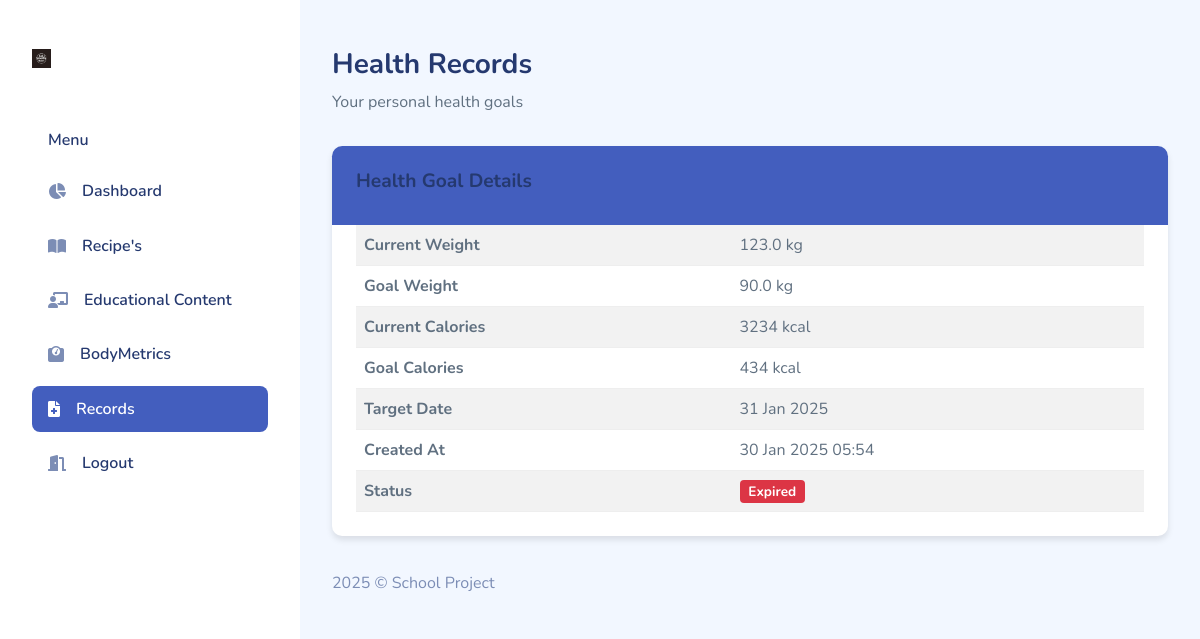
Screenshot of /client_records/ (signed in) with the database file from the repository.
### Landing/models.py (models this page shows)
class HealthGoal(models.Model):
    user = models.OneToOneField(User, on_delete=models.CASCADE)
    current_weight = models.FloatField()
    goal_weight = models.FloatField()
    current_calories = models.IntegerField()
    goal_calories = models.IntegerField()
    target_date = models.DateField()
    created_at = models.DateTimeField(auto_now_add=True)
    def has_active_goal(self):
        return self.target_date >= date.today()

### Landing/views.py (the view)
# urls.py: path('client_records/',client_records,name='client_records'),
@login_required
def client_records(request):
    try:
        health_goal = HealthGoal.objects.get(user=request.user)
    except HealthGoal.DoesNotExist:
        health_goal = None
    context = {
        'health_goal': health_goal,
    }
    return render(request, 'client_records.html', context)

### Landing/templates/client_records.html (shortened to what this page needs)
{% load static %}
<!DOCTYPE html>
<html lang="en">
<head>
    <link rel="stylesheet" href="{% static 'assets/css/bootstrap.css' %}">
    <link rel="stylesheet" href="{% static 'assets/css/bold.css' %}">
    <link rel="stylesheet" href="{% static 'assets/css/perfect-scrollbar.css' %}">
    <link rel="stylesheet" href="{% static 'assets/css/bootstrap-icons.css' %}">
    <link rel="stylesheet" href="{% static 'assets/css/app.css' %}">
    <link href="https://cdnjs.cloudflare.com/ajax/libs/font-awesome/6.0.0/css/all.min.css" rel="stylesheet">
</head>
<body>
    <div id="app">
        <div id="sidebar" class="active">
            <div class="sidebar-wrapper active">
                <div class="sidebar-header">
                    <div class="d-flex justify-content-between">
                        <div class="logo">
                            <a href="index.html"><img src="{% static 'assets/images/logo.jpg' %}" alt="Logo" srcset=""></a>
                        </div>
                    </div>
                </div>
                <div class="sidebar-menu">
                    <ul class="menu">
                        <li class="sidebar-title">Menu</li>
                        <li class="sidebar-item">
                            <a href="{% url 'client_dashboard' %}" class="sidebar-link">
                                <i class="fas fa-chart-pie"></i>
                                <span>Dashboard</span>
                            </a>
                        </li>
                        <li class="sidebar-item">
                            <a href="{% url 'client_recipe_list' %}" class="sidebar-link">
                                <i class="fas fa-book-open"></i>
                                <span>Recipe's</span>
                            </a>
                        </li>
                        <li class="sidebar-item">
                            <a href="{% url 'client_educontent_list' %}" class="sidebar-link">
                                <i class="fas fa-chalkboard-teacher"></i>
                                <span>Educational Content</span>
                            </a>
                        </li>
                        <li class="sidebar-item">
                            <a href="{% url 'client_bodymetric_view' %}" class="sidebar-link">
                                <i class="fas fa-weight-scale"></i>
                                <span>BodyMetrics</span>
                            </a>
                        </li>
                        <li class="sidebar-item active">
                            <a href="{% url 'client_records' %}" class="sidebar-link">
                                <i class="fas fa-file-medical"></i>
                                <span>Records</span>
                            </a>
                        </li>
                        <li class="sidebar-item">
                            <a href="{% url 'client_logout' %}" class="sidebar-link">
                                <i class="fas fa-door-open"></i>
                                <span>Logout</span>
                            </a>
                        </li>
                    </ul>
                </div>
            </div>
        </div>
        <div id="main">
            <div class="page-heading">
                <h3>Health Records</h3>
                <p>Your personal health goals</p>
            </div>
            <div class="page-content">
                <section class="row">
                    <div class="col-12">
                        <div class="card">
                            <div class="card-header">
                                <h4>Health Goal Details</h4>
                            </div>
                            <div class="card-body">
                                {% if health_goal %}
                                    <table class="table table-striped">
                                        <tr>
                                            <th>Current Weight</th>
                                            <td>{{ health_goal.current_weight }} kg</td>
                                        </tr>
                                        <tr>
                                            <th>Goal Weight</th>
                                            <td>{{ health_goal.goal_weight }} kg</td>
                                        </tr>
                                        <tr>
                                            <th>Current Calories</th>
                                            <td>{{ health_goal.current_calories }} kcal</td>
                                        </tr>
                                        <tr>
                                            <th>Goal Calories</th>
                                            <td>{{ health_goal.goal_calories }} kcal</td>
                                        </tr>
                                        <tr>
                                            <th>Target Date</th>
                                            <td>{{ health_goal.target_date|date:"d M Y" }}</td>
                                        </tr>
                                        <tr>
                                            <th>Created At</th>
                                            <td>{{ health_goal.created_at|date:"d M Y H:i" }}</td>
                                        </tr>
                                        <tr>
                                            <th>Status</th>
                                            <td>
                                                {% if health_goal.has_active_goal %}
                                                    <span class="badge bg-success">Active</span>
                                                {% else %}
                                                    <span class="badge bg-danger">Expired</span>
                                                {% endif %}
                                            </td>
                                        </tr>
                                    </table>
                                {% else %}
                                    <p class="no-records">No health goals set yet.</p>
                                {% endif %}
                            </div>
                        </div>
                    </div>
                </section>
            </div>
            <footer>
                <div class="footer clearfix mb-0 text-muted">
                    <div class="float-start">
                        <p>2025 © School Project</p>
                    </div>
                </div>
            </footer>
        </div>
    </div>
</body>
</html>

### Landing/static/assets/css/perfect-scrollbar.css (style rules this page uses)
.ps { overflow: hidden !important; overflow-anchor: none; -ms-overflow-style: none; touch-action: auto; -ms-touch-action: auto; }

### Landing/static/assets/css/app.css (style rules this page uses)
.card { margin-bottom:2.2rem;border:none }
.card .card-header { border:none }
.card .card-header h4 { font-size:1.2rem;font-weight:700 }
.card .card-header~.card-body { padding-top:0 }
.card .card-body { padding:1.5rem }
#sidebar.active .sidebar-wrapper { left:0 }
.sidebar-wrapper { width:300px;height:100vh;position:fixed;top:0;z-index:10;overflow-y:auto;background-color:#fff;bottom:0;transition:left .5s ease-out }
.sidebar-wrapper .sidebar-header { padding:2rem 2rem 1rem;font-size:2rem;font-weight:700 }
.sidebar-wrapper .sidebar-header img { height:1.2rem }
.sidebar-wrapper .menu { margin-top:2rem;padding:0 2rem;font-weight:600 }
.sidebar-wrapper .menu .sidebar-title { padding:0 1rem;margin:1.5rem 0 1rem;font-size:1rem;list-style:none;font-weight:600;color:#25396f }
.sidebar-wrapper .menu .sidebar-link { display:block;padding:.7rem 1rem;font-size:1rem;display:flex;align-items:center;border-radius:.5rem;transition:all .5s;text-decoration:none;color:#25396f }
.sidebar-wrapper .menu .sidebar-link i,.sidebar-wrapper .menu .sidebar-link svg { color:#7c8db5 }
.sidebar-wrapper .menu .sidebar-link span { margin-left:1rem }
.sidebar-wrapper .menu .sidebar-item { list-style:none;margin-top:.5rem;position:relative }
.sidebar-wrapper .menu .sidebar-item.active .sidebar-link { background-color:#435ebe }
.sidebar-wrapper .menu .sidebar-item.active .sidebar-link span { color:#fff }
.sidebar-wrapper .menu .sidebar-item.active .sidebar-link i,.sidebar-wrapper .menu .sidebar-item.active .sidebar-link svg { fill:#fff;color:#fff }
.dataTable-table td,.dataTable-table thead th,.table td,.table thead th { vertical-align:middle }
#main { margin-left:300px;padding:2rem }
.page-heading { margin:0 0 2rem }
.page-heading h3 { font-weight:700 }
a { text-decoration:none }

### Landing/templates/client_records.html (style rules this page uses)
body { font-family: 'Nunito', sans-serif; }
.card { border-radius: 10px; box-shadow: 0 4px 6px rgba(0, 0, 0, 0.1); }
.card-header { background-color: #435ebe; color: white; border-radius: 10px 10px 0 0; }
.table { margin-bottom: 0; }

### rows the page displays
HealthGoal: current_weight "123.0", goal_weight "90.0", current_calories "3234", goal_calories "434", target_date "31 Jan 2025", created_at "30 Jan 2025 05:54"
